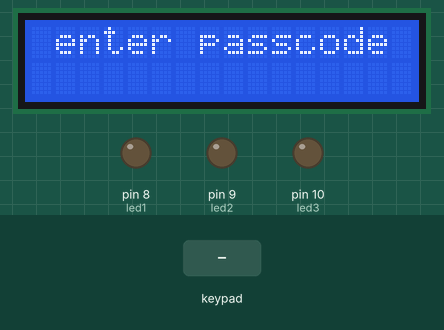
Recording of a sketch running on a simulated Arduino Uno, built with avr-gcc and run on an emulated ATmega328P. Shown: 16×2 character LCD, output pins drawn as LEDs (lit = HIGH). Wiring (inferred from the names in the program): 4×4 keypad with keys 1 2 3 A 4 5 6 B 7 8 9 C * 0 # D (labels assumed): rows pin 12, pin 13, A0, A1; columns A2, A3, A4, A5. The inputs (shaded band) are chosen by the test bench. Random numbers use the default seed unless the sketch sets one; pins used as bus, display or sensor lines are not drawn.

Above: at 1.2 s.
1.3 s: keypad keys 1 3 9 7 pressed 0.4 s apart
At 3.7 s:
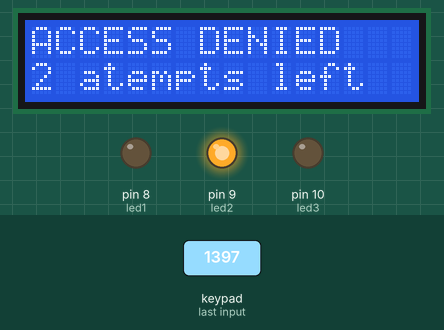
5.4 s: keypad keys 1 2 3 4 pressed 0.4 s apart
At 9.5 s:
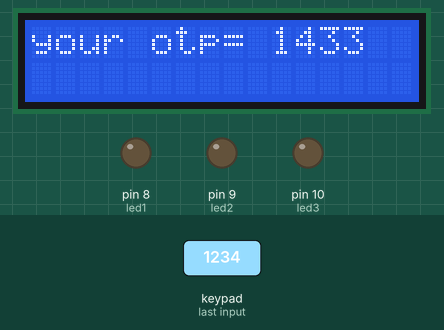
10.0 s: key '1' pressed
At 11.1 s:
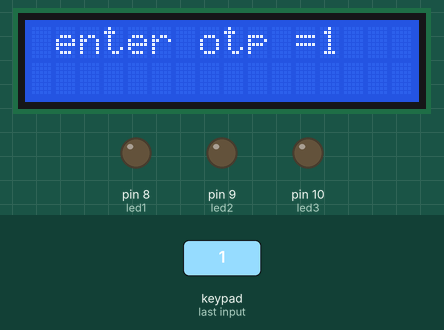
11.5 s: key '2' pressed
At 12.1 s:
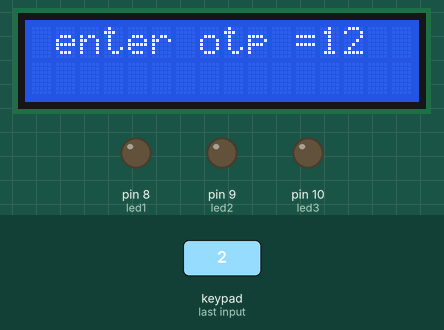
Timing chart, 0 to 14.0 s (numbered marks = the images above; inputs shaded):
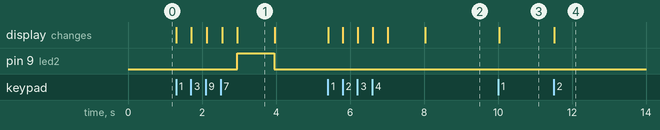

The sketch:

security_with_keypad.ino
```cpp
#include<LiquidCrystal.h>
LiquidCrystal lcd(7,6,5,4,3,2);

int r1=12;
int r2=13;
int r3=A0;
int r4=A1;
int c1=A2;
int c2=A3;
int c3=A4;
int c4=A5;
int store[5];
int code[4]={1,2,3,4};
int led3=10,led1=8,led2=9,j=0,k=0,l=3,m;
int n[4],q,w,code2[4];
int flag;
void setup()
{
  lcd.begin(16,2);
  lcd.print(" enter passcode");
  lcd.setCursor(0,1);
  randomSeed(analogRead(0));
  pinMode(c1,INPUT);
  pinMode(c2,INPUT);
  pinMode(c3,INPUT);
  pinMode(c4,INPUT);
  pinMode(r1,OUTPUT);
  pinMode(r2,OUTPUT);
  pinMode(r3,OUTPUT);
  pinMode(r4,OUTPUT);
  pinMode(led1,OUTPUT);
  pinMode(led2,OUTPUT);
  pinMode(led3,OUTPUT);
}

void loop()
 {
x:
   store[k] = keypad();
   if(store[k]>0)
   {
     if(store[k]==16)
     store[k]=0;
     lcd.print(store[k]);
      delay(400);
     k++;


   }
   if (k==4)
   {
     if(store[0]==code[0])
      if(store[1]==code[1])
       if(store[2]==code[2])
        if(store[3]==code[3])
         j=1;
         if(j==1)
         {
          lcd.clear();
          lcd.setCursor(0,0);
          lcd.print("ACCESS GRANTED");
          delay(1000);
          lcd.clear();
          lcd.print("your otp= ");
          n[0]=random(1,9);
          n[1]=random(1,9);
          n[2]=random(1,9);
          n[3]=random(1,9);
          code2[0]=n[0];
          code2[1]=n[1];
          code2[2]=n[2];
          code2[3]=n[3];
          lcd.print(n[0]);
          lcd.print(n[1]);
          lcd.print(n[2]);
          lcd.print(n[3]);
          delay(2000);
          lcd.clear();
          lcd.setCursor(0,0);
          lcd.print(" enter otp =");
          k=0;
          j=0;
          m=otp();
          if(m==3)
           {
            lcd.clear();
            lcd.setCursor(0,0);
            lcd.print("ACCESS GRANTED");
            digitalWrite(led1,1);
            delay(1000);
            lcd.clear();
            lcd.setCursor(0,0);
            lcd.print("      BYE");
            delay(1000);
            lcd.clear();
            digitalWrite(led1,0);
            lcd.setCursor(0,0);
            lcd.print(" enter passcode");
            lcd.setCursor(0,1);
            k=0;
            l=3;
            j=0;
            flag=0;
            goto x;
           }
           else
           {
            lcd.clear();
            lcd.setCursor(0,0);
            lcd.print("ACCESS DENIED");
            digitalWrite(led2,1);
            lcd.setCursor(0,1);
            lcd.print(l-1);
            lcd.print(" atempts left");
            delay(1000);
            lcd.clear();
            digitalWrite(led2,0);
            lcd.setCursor(0,0);
            lcd.print(" enter passcode");
            lcd.setCursor(0,1);
            k=0;
            l--;
            flag=0;
            if (l==0)
            hang();
            goto x;
           }
         }
        else
        {
          lcd.clear();
          lcd.setCursor(0,0);
          lcd.print("ACCESS DENIED");
          digitalWrite(led2,1);
          lcd.setCursor(0,1);
          lcd.print(l-1);
          lcd.print(" atempts left");
          delay(1000);
          lcd.clear();
          digitalWrite(led2,0);
          lcd.setCursor(0,0);
          lcd.print(" enter passcode");
          lcd.setCursor(0,1);
          k=0;
          j=0;
          l--;
          flag=0;
          if (l==0)
           hang();
          goto x;
        }

   }
  }

int keypad()
{
   digitalWrite(c1,HIGH);
   digitalWrite(c2,HIGH);
   digitalWrite(c3,HIGH);
   digitalWrite(c4,HIGH);

   digitalWrite(r1,LOW);
   digitalWrite(r2,HIGH);
   digitalWrite(r3,HIGH);
   digitalWrite(r4,HIGH);
   if (digitalRead(c1)==0)
     return 1;
   if (digitalRead(c2)==0)
     return 2;
   if (digitalRead(c3)==0)
     return 3;
   if (digitalRead(c4)==0)
   return 10;
   delay(10);


   digitalWrite(r1,HIGH);
   digitalWrite(r2,LOW);
   digitalWrite(r3,HIGH);
   digitalWrite(r4,HIGH);
   if (digitalRead(c1)==0)
     return 4;
   if (digitalRead(c2)==0)
     return 5;
   if (digitalRead(c3)==0)
     return 6;
   if (digitalRead(c4)==0)
     return 11;
   delay(10);

   digitalWrite(r1,HIGH);
   digitalWrite(r2,HIGH);
   digitalWrite(r3,LOW);
   digitalWrite(r4,HIGH);
   if (digitalRead(c1)==0)
     return 7;
   if (digitalRead(c2)==0)
     return 8;
   if (digitalRead(c3)==0)
     return 9;
   if (digitalRead(c4)==0)
     return 12;
   delay(10);

   digitalWrite(r1,HIGH);
   digitalWrite(r2,HIGH);
   digitalWrite(r3,HIGH);
   digitalWrite(r4,LOW);
   if (digitalRead(c1)==0)
     return 15;
   if (digitalRead(c2)==0)
     return 16;
   if (digitalRead(c3)==0)
     return 14;
   if (digitalRead(c4)==0)
     return 13;
   delay(10);
   digitalWrite(r1,HIGH);
   digitalWrite(r2,HIGH);
   digitalWrite(r3,HIGH);
   digitalWrite(r4,HIGH);
   if (digitalRead(c1)==1)
     return 0;
   if (digitalRead(c2)==1)
     return 0;
   if (digitalRead(c3)==1)
     return 0;
   if (digitalRead(c4)==1)
     return 0;
   delay(10);

}
int otp()
{
  while(k<5)
  {
   store[k] = keypad();
   if(store[k]>0)
   {
     if(store[k]==16)
     store[k]=0;
    lcd.print(store[k]);
    delay(250);
    k++;
   }
   if (k==4)
   {
     if(store[0]==code2[0])
      if(store[1]==code2[1])
       if(store[2]==code2[2])
        if(store[3]==code2[3])
         flag=1;
     if(flag==1)
       return 3;
     else
        return 1;
   }
}
}
void hang()
{
  while(1)
  {
    lcd.clear();
    lcd.setCursor(0,0);
    lcd.print("system hang");
    digitalWrite(led3,1);
    delay(100);
  }
}
```

Measured:
- after the input at 1.3 s, pin 9 (led2): LOW → HIGH after 1.7 s, → LOW 1.0 s later; the display: first changes at once (image 1 shows a later state)
- after the input at 5.4 s, the display: first changes at once (image 2 shows a later state)
- after the input at 11.5 s, the display: changes at once (image 4)
- what the display in image 1 shows lasts 1.0 s, from 3.0 s to 4.0 s
